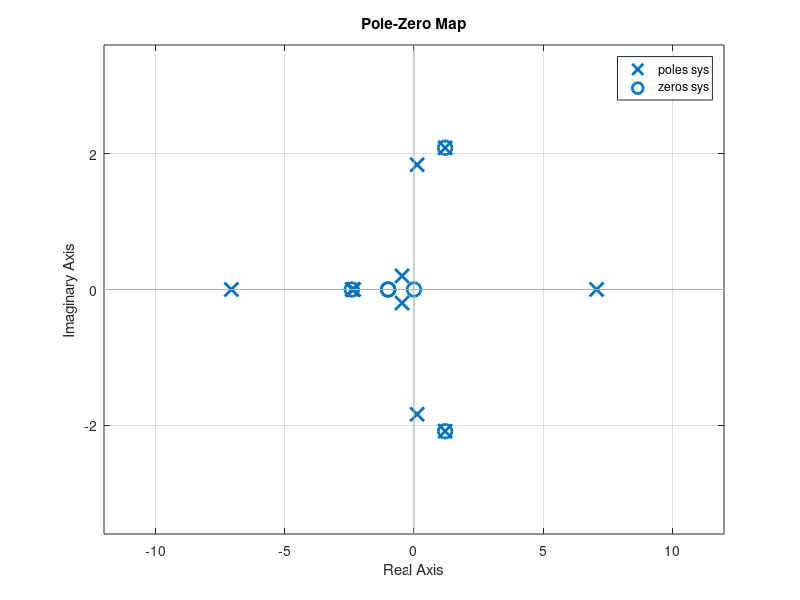

The MATLAB source for this figure:
% Atividade Introdutória

close all % fecha todas as figuras
clear % limpa todas as variáveis
clc % limpa o Command Window

% Passo 1: declarar as funções de transferência

% G1 = 4

num1 = 4; 
den1 = 1;
sys1 = tf(num1,den1);

% G2 = 1/(s + 1)

num2 = 1;
den2 = [1 1];
sys2 = tf(num2,den2);

% G3 = s/(s^2 + 2)

num3 = [1 0];
den3 = [1 0 2];
sys3 = tf(num3,den3);

% outra maneira de declarar uma função de transferência

s    = tf('s');
sys3 = s/(s^2 + 2);

% G4 = 1/s^2

num4 = 1; 
den4 = [1 0 0]; 
sys4 = tf(num4,den4);

% G5 = (4s + 2)/(s^2 + 2s + 1)

num5 = [4 2]; 
den5 = [1 2 1]; 
sys5 = tf(num5,den5);

% G6 = 50

num6 = 50; 
den6 = 1; 
sys6 = tf(num6,den6);

% G7 = (s^2 + 2)/(s^3 + 14)

num7 = [1 0 2]; 
den7 = [1 0 0 14]; 
sys7 = tf(num7,den7);

% Operações em diagrama de blocos

sysa = feedback(sys4,sys6,+1); % feedback positivo da direita

sysb = series(sys2,sys3); % G2 em cascata com G3

sysc = feedback(sysb,sys5); % feedback negativo da esquerda

sysd = series(sysc,sysa); % resultados dos feedbacks em cascata

syse = feedback(sysd,sys7); % feedback externo

sys  = zpk(series(sys1,syse)) % resultado em cascata com G1 (fatorado)

% Gráfico de polos e zeros

pzmap(sys);

% Polos e zeros da FT equivalente

p = pole(sys);
z = zero(sys);